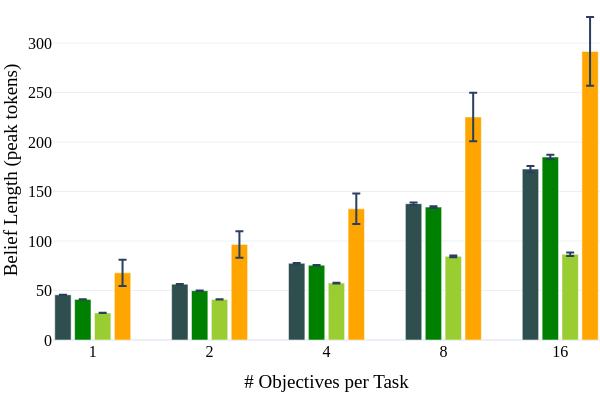

The notebook cell this image was saved under:
### Code cell
fig = go.Figure()
OBJS_TO_X = {1: 1, 2: 2, 4: 3, 8: 4, 16: 5}

bar_width = 0.14
bar_padding = 0.03
xoffsets = (np.arange(4) - 1.5) * (bar_width + bar_padding)

x_index = 0
# ABBEL Zero-Shot Tokens
fig.add_trace(go.Bar(
    x=[OBJS_TO_X[o] + xoffsets[x_index] for o in ALL_NUM_OBJS],
    y=[np.mean(t) for t in zbeliefs],
    error_y=dict(type='data', array=[np.std(t)/np.sqrt(len(t)) for t in zbeliefs]),
    name='ABBEL Zero-Shot',
    marker_color='darkslategray',
    width=bar_width
))

x_index += 1
# ABBEL Tokens
fig.add_trace(go.Bar(
    x=[OBJS_TO_X[o] + xoffsets[x_index] for o in ALL_NUM_OBJS],
    y=[np.mean(t) for t in beliefs],
    error_y=dict(type='data', array=[np.std(t)/np.sqrt(len(t)) for t in beliefs]),
    name='ABBEL',
    marker_color='green',
    width=bar_width
))

x_index += 1
# ABBEL (Length Penalty) Tokens
fig.add_trace(go.Bar(
    x=[OBJS_TO_X[o] + xoffsets[x_index] for o in ALL_NUM_OBJS],
    y=[np.mean(t) for t in beliefs_pen01],
    error_y=dict(type='data', array=[np.std(t)/np.sqrt(len(t)) for t in beliefs_pen01]),
    name='ABBEL (Length Penalty)',
    marker_color='yellowgreen',
    width=bar_width
))

x_index += 1
seeds_obj_result = []
for seed in internal_states_seeds:
    seeds_obj_result.append([np.mean(obj) for obj in seed])
seeds_obj_result = np.vstack(seeds_obj_result)
# MEM1 (Instruct) Tokens
fig.add_trace(go.Bar(
    x=[OBJS_TO_X[o] + xoffsets[x_index] for o in ALL_NUM_OBJS],
    y=np.mean(seeds_obj_result,axis=0),
    error_y=dict(type='data', array=np.std(seeds_obj_result,axis=0)/np.sqrt(len(seeds_obj_result))),
    name='MEM1 (Instruct)',
    marker_color='orange',
    width=bar_width
))


fig.update_layout(
    xaxis_title='# Objectives per Task',
    yaxis_title='Belief Length (peak tokens)',
    template='plotly_white',
    font=dict(family='Times New Roman', size=16, color='black'),
    width=600,
    height=400,
    showlegend=False,
    xaxis=dict(tickvals=[OBJS_TO_X[o] for o in ALL_NUM_OBJS], ticktext=ALL_NUM_OBJS),
    margin=dict(l=0, r=0, t=0, b=60)
)

fig.show()
#fig.write_image("figures/QA_peak_tokens_memory_only.pdf", width=500, height=400)
#fig.write_image("notebooks/figures/QA_peak_tokens_memory_only_fulleval_zeroshot.pdf", width=500, height=400)

### Figure 1 — Plotly figure (JSON) as saved in the notebook; plotly's stock layout.template omitted (floating-point values rounded to 4 significant figures)
{"data": [{"error_y": {"array": [0.1903, 0.2358, 0.4083, 1.221, 3.187], "type": "data"}, "marker": {"color": "darkslategray"}, "name": "ABBEL Zero-Shot", "type": "bar", "width": 0.14, "x": [0.745, 1.745, 2.745, 3.745, 4.745], "y": [45.64, 56.4, 77.41, 137.6, 172.7]}, {"error_y": {"array": [0.1782, 0.2008, 0.311, 0.9168, 2.28], "type": "data"}, "marker": {"color": "green"}, "name": "ABBEL", "type": "bar", "width": 0.14, "x": [0.915, 1.915, 2.915, 3.915, 4.915], "y": [40.99, 49.8, 75.57, 134.3, 184.8]}, {"error_y": {"array": [0.119, 0.1685, 0.3178, 0.8641, 1.76], "type": "data"}, "marker": {"color": "yellowgreen"}, "name": "ABBEL (Length Penalty)", "type": "bar", "width": 0.14, "x": [1.085, 2.085, 3.085, 4.085, 5.085], "y": [27.33, 40.99, 57.46, 84.5, 86.67]}, {"error_y": {"array": [13.26, 13.39, 15.33, 24.58, 34.74], "type": "data"}, "marker": {"color": "orange"}, "name": "MEM1 (Instruct)", "type": "bar", "width": 0.14, "x": [1.255, 2.255, 3.255, 4.255, 5.255], "y": [67.8, 96.57, 132.5, 225.2, 291.5]}], "layout": {"font": {"color": "black", "family": "Times New Roman", "size": 16}, "height": 400, "margin": {"b": 60, "l": 0, "r": 0, "t": 0}, "showlegend": false, "width": 600, "xaxis": {"ticktext": [1, 2, 4, 8, 16], "tickvals": [1, 2, 3, 4, 5], "title": {"text": "# Objectives per Task"}}, "yaxis": {"title": {"text": "Belief Length (peak tokens)"}}}}
